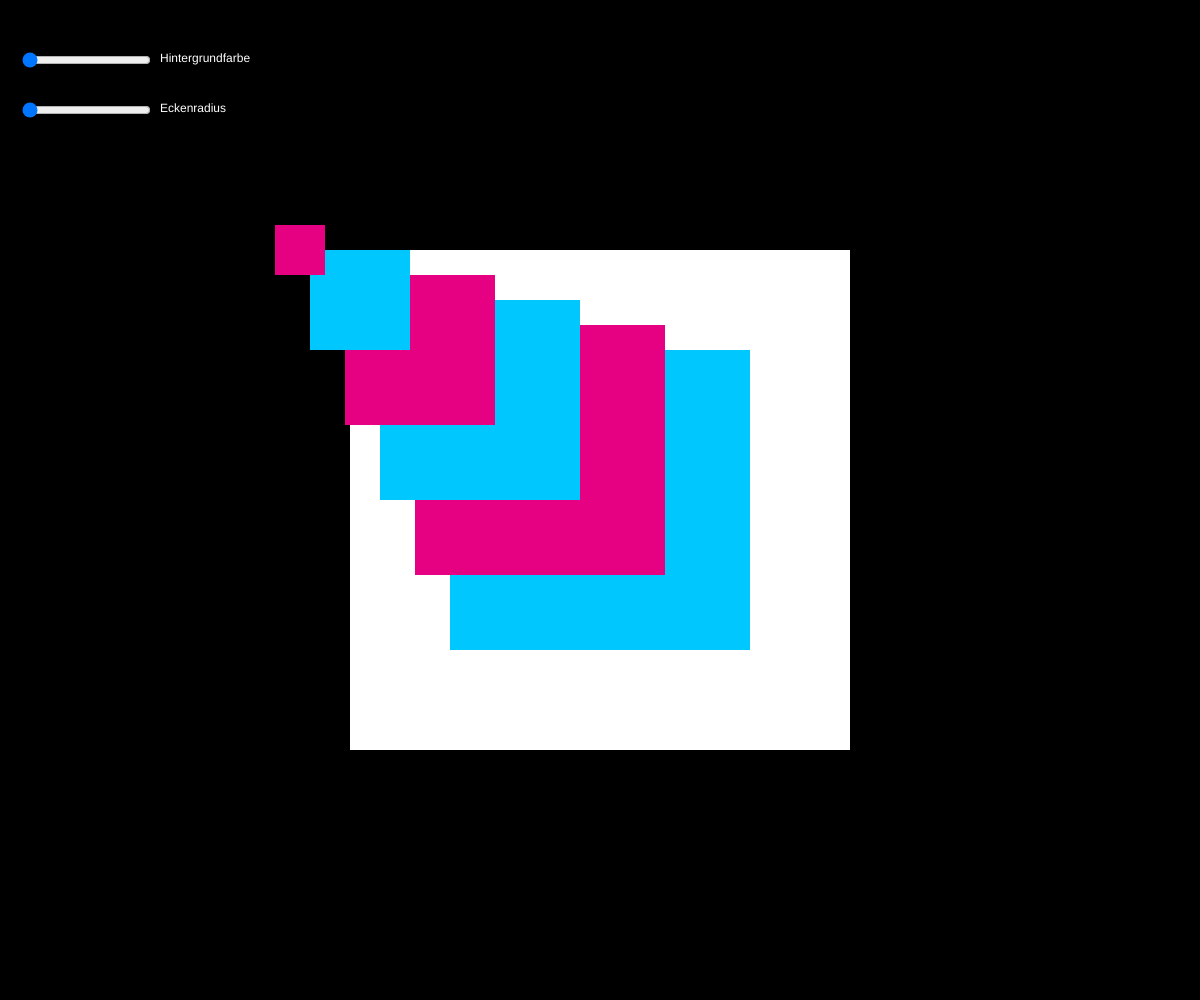
Frame 1 (no input)
Frame 60 (no input): identical to frame 1, image omitted
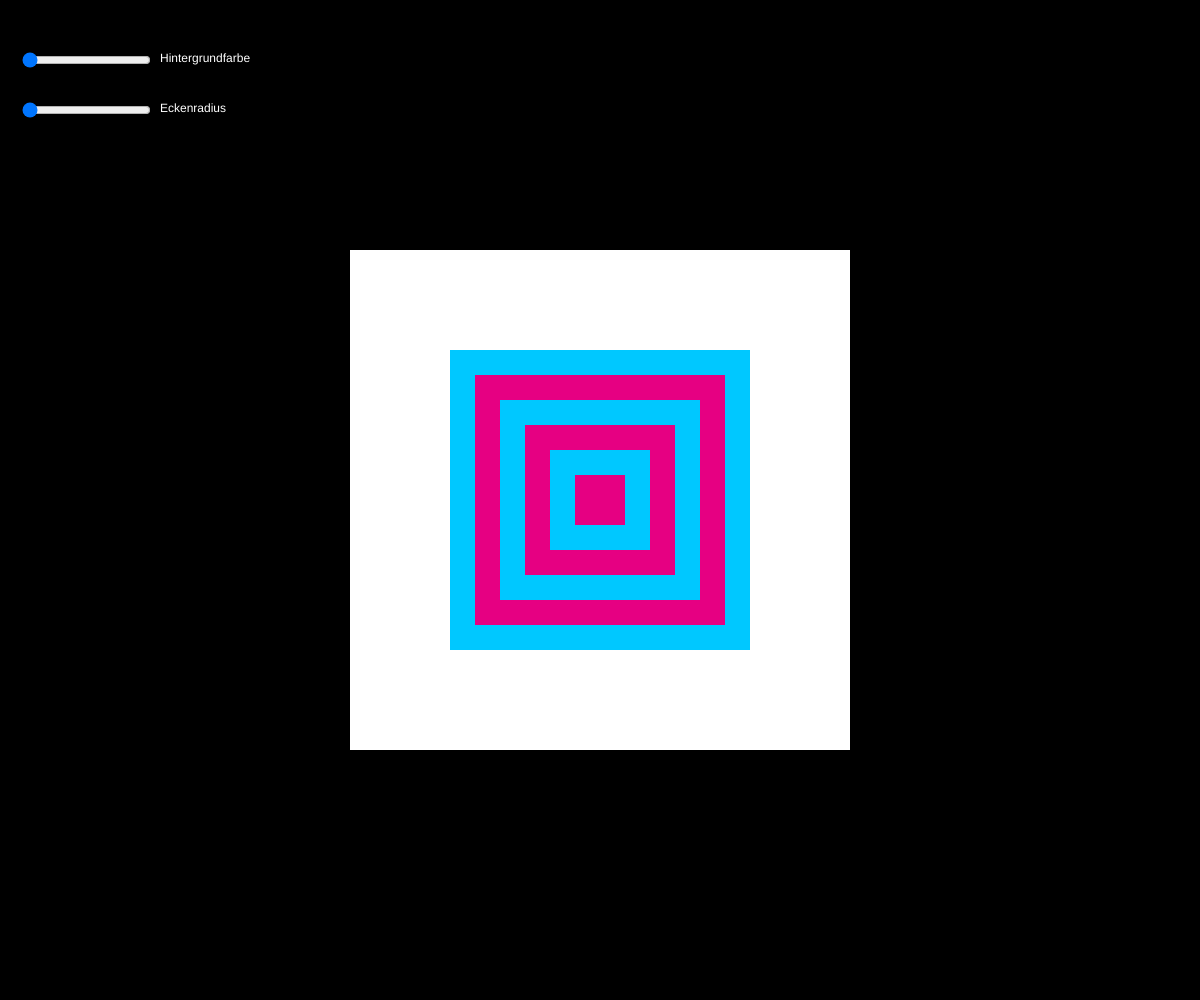
Frame 120 (the mouse pressed at the canvas centre since frame 60)

The p5.js sketch that drew these frames (run headless with seeded random() and noise() and a simulated clock; from frame 60 on, the mouse is pressed at the canvas centre):

// p5.js sketch
// ── sketch.js


//Slider für Hintergrundfarbe
let sliderFarbe;

//Slider für Eckenradius
let sliderEcken;


function setup() {
  createCanvas(windowWidth, windowHeight);
  rectMode(CENTER);
  noStroke();

  //Slider mit Bereich und Startwert
  sliderFarbe = createSlider(0, 100, 0);
  sliderFarbe.position(20, 50);

  sliderEcken = createSlider(0, 15, 0);
  sliderEcken.position(20, 100);

}

function draw() {

  //Aktuelle Werte der Slider lesen
  let farbe = sliderFarbe.value();
  let radius = sliderEcken.value();

  //Hintergrundfarbe von Schwarz zu Weiss mappen
  let grau = map(farbe, 0, 100, 0, 255);
  background(grau);

  //Abstand der Maus zur Mitte
  let abstandX = (mouseX - width / 2) / 10;
  let abstandY = (mouseY - height / 2) / 10;

  //Farben der Formen definieren
  let blau = color(0, 200, 255);
  let pink = color(230, 0, 130);
  let white = color(255);


//

  fill(white);
  rect(width / 2, height / 2, 500, 500, radius);
  fill(blau);


//  for(let i=0; i<5; i=i+1 ){ // i++ ist das gleiche wie i = i+1

//  rect(width / 2 + abstandX * 1, height / 2 + abstandY * i, 250, 250, radius);

  for(let i=0; i<6; i=i+1){ 
    let faktor = 6-i// i++ ist das gleiche wie i = i+1  
    if (i % 2 == 0){
      fill(blau);
    } else {
      fill(pink);
    } 
    rect(width / 2 + abstandX * i, height / 2 + abstandY * i, faktor*50, faktor*50, radius);
  }


/*

// Schelifen-Zähler und Werte:

i - Faktor Breite Quadrat

0 - 6   -> 6-0  = 6
1 - 5   -> 6-1  = 5
2 - 4   -> 6-2  = 4
3 - 3   -> 6-3  = 3
4 - 2   -> 6-4  = 2 
5 - 1   -> 6-5  = 1

Modulo-Rechnung bei 2 (Restwert bei Division):

0 % 2 = 0, Rest 0
1 % 2 = 0, Rest 1
2 % 2 = 1, Rest 0
3 % 2 = 1, Rest 1
4 % 2 = 2, Rest 0
5 % 2 = 2, Rest 1
  


  //Formen in wechselnder Farbe gelistet
  fill(black);
  rect(width / 2, + abstand * 0, height / 2 + abstandY * 0, 6*50, 300, radius);

  fill(pink);
  rect(width / 2 + abstandX * 1, height / 2 + abstandY * 1, 5*50, 250, radius);

  fill(blau);
  rect(width / 2 + abstandX * 2, height / 2 + abstandY * 2, 4*50, 200, radius);

  fill(pink);
  rect(width / 2 + abstandX * 3, height / 2 + abstandY * 3, 3*50, 150, radius);

  fill(blau);
  rect(width / 2 + abstandX * 4, height / 2 + abstandY * 4, 2*50, 100, radius);

  fill(pink);
  rect(width / 2 + abstandX * 5, height / 2 + abstandY * 5, 1*50, 50, radius);

  */

  //Beschriftungen der Slider
  if (grau < 128) {
    fill(255); // heller Text auf dunklem Hintergrund
  } else {
    fill(0);   // dunkler Text auf hellem Hintergrund
  }

  textSize(12);
  text('Hintergrundfarbe', 160, 62);
  text('Eckenradius', 160, 112);


}
//Canvas an die Fenstergrösse anpassen
function windowResized() {
  resizeCanvas(windowWidth, windowHeight);
}
